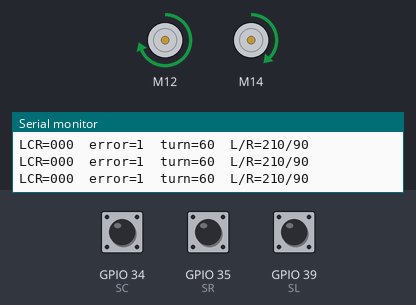
Recording of a sketch running on a simulated ESP32. On the bench: 2 × DC motor (green arrow = forward, orange = backward, longer = faster), the last lines printed to the serial monitor. Inputs (shaded band) come from the test bench; at power-on: GPIO 34 (SC) HIGH, GPIO 39 (SL) HIGH, GPIO 35 (SR) HIGH.

Above: at 1.2 s.
1.3 s: GPIO 34 (SC) pulled LOW for 0.15 s
At 1.37 s:
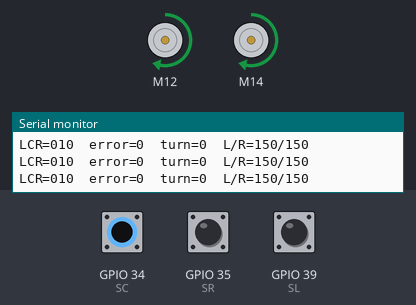
2.9 s: GPIO 39 (SL) pulled LOW for 0.15 s
At 2.97 s:
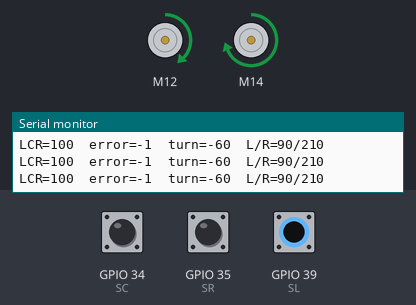
4.5 s: GPIO 39 (SL) pulled LOW for 3.2 s
At 8.7 s:
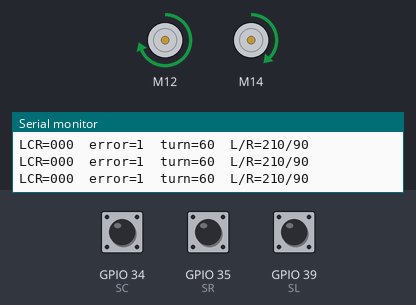
9.2 s: GPIO 34 (SC) pulled LOW for 3.2 s
At 9.9 s:
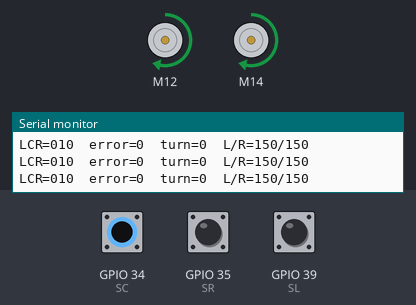
Timing chart, 0 to 13.9 s (numbered marks = the images above; inputs shaded):
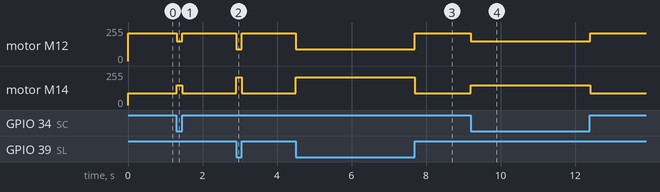

Measured:
- after the input at 1.3 s, motor M12: forward 210/255 → forward 150/255 at once, → forward 210/255 0.14 s later; motor M14: forward 90/255 → forward 150/255 at once, → forward 90/255 0.14 s later
- after the input at 2.9 s, motor M12: forward 210/255 → forward 90/255 at once, → forward 210/255 0.15 s later; motor M14: forward 90/255 → forward 210/255 at once, → forward 90/255 0.15 s later
- after the input at 4.5 s, motor M12: forward 210/255 → forward 90/255 at once, → forward 210/255 3.2 s later; motor M14: forward 90/255 → forward 210/255 at once, → forward 90/255 3.2 s later
- after the input at 9.2 s, motor M12: forward 210/255 → forward 150/255 at once, → forward 210/255 3.2 s later; motor M14: forward 90/255 → forward 150/255 at once, → forward 90/255 3.2 s later

The sketch:

P_Controller_Basic.ino
```cpp
/*
  P Controller (พื้นฐาน เข้าใจง่าย) — Robo ESP32 + Maker Line (3 เซ็นเซอร์แบบ Digital)
  เหมาะสำหรับอธิบายนักเรียนระดับมัธยม
*/

#include "CytronMotorDriver.h"

CytronMD motorL(PWM_PWM, 12, 13);
CytronMD motorR(PWM_PWM, 14, 27);

// --- ขาเซ็นเซอร์แบบ Digital (3 ตัว) ---
const int SL = 39;  // ซ้าย
const int SC = 34;  // กลาง
const int SR = 35;  // ขวา

bool INVERT = true;  // ถ้า LOW=ดำ ให้ true เพื่อให้ดำ=1, ขาว=0

// --- พารามิเตอร์ควบคุม ---
int BASE = 150;  // ความเร็วพื้นฐาน 0..255
int Kp = 60;     // ค่าขยาย P (เช่น 40..90)

void drive(int L, int R) {
  if (L > 255) L = 255;
  if (L < -255) L = -255;
  if (R > 255) R = 255;
  if (R < -255) R = -255;
  motorL.setSpeed(L);
  motorR.setSpeed(R);
}

// อ่านเซ็นเซอร์แล้วคืนค่า 0/1 (ดำ=1, ขาว=0)
int readBit(int pin) {
  int v = digitalRead(pin);
  if (INVERT) v = !v;
  return v ? 1 : 0;
}

// ให้ error = -1, 0, +1 อย่างง่าย
int readError() {
  int L = readBit(SL);
  int C = readBit(SC);
  int R = readBit(SR);

  if (C == 1) return 0;             // กลางเจอเส้น → วิ่งตรง
  if (L == 1 && R == 0) return -1;  // เอียงซ้าย → เลี้ยวซ้าย
  if (R == 1 && L == 0) return +1;  // เอียงขวา → เลี้ยวขวา
  if (L == 1 && R == 1) return 0;   // ทางแยก/มุมกว้าง → วิ่งตรง

  return +1;  // ไม่เจอเส้นเลย → หมุนหาขวา
}

void setup() {
  Serial.begin(115200);
  pinMode(SL, INPUT_PULLUP);
  pinMode(SC, INPUT_PULLUP);
  pinMode(SR, INPUT_PULLUP);
}

void loop() {
  int error = readError();  // -1, 0, +1
  int turn = Kp * error;    // -Kp, 0, +Kp

  int left = BASE + turn;
  int right = BASE - turn;
  drive(left, right);

  // แสดงผลใน Serial Monitor (ช่วยสอนนักเรียน)
  Serial.print("LCR=");
  Serial.print(readBit(SL));
  Serial.print(readBit(SC));
  Serial.print(readBit(SR));
  Serial.print("  error=");
  Serial.print(error);
  Serial.print("  turn=");
  Serial.print(turn);
  Serial.print("  L/R=");
  Serial.print(left);
  Serial.print("/");
  Serial.println(right);

  delay(10);
}
```
